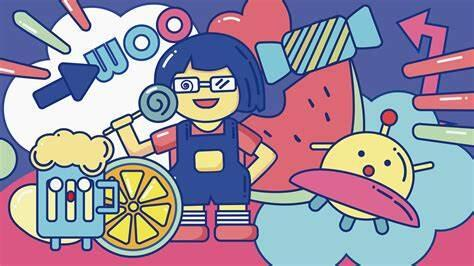
#> input picture pythonProject/tuxi4.jpg, 474 x 266 px, found by its file name
$ python 1.8.py
#> lines starting #> are read from the running program, lines starting #| are printed output that depends on the picture
import cv2
import numpy as np
import matplotlib.pyplot as plt

# 读取图像
image_path = 'tuxi4.jpg'  # 替换为你的图像路径
image = cv2.imread(image_path, cv2.IMREAD_GRAYSCALE)
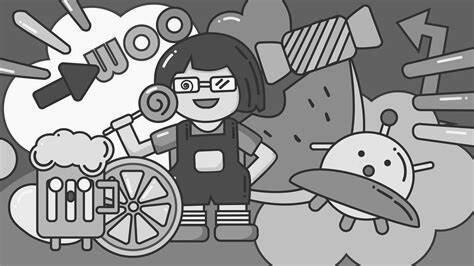
#> image: shape (266, 474); min 0, max 255, mean 147.5

# 检查图像是否成功加载
if image is None:
    print("Error: Unable to load image.")
else:
    # 定义拉普拉斯算子
    laplacian = np.array([[0, 1, 0],
                          [1, -4, 1],
                          [0, 1, 0]], dtype=np.float32)

    # 应用拉普拉斯算子进行锐化
    sharpened = cv2.filter2D(image, -1, laplacian)
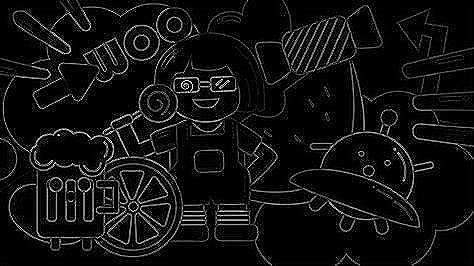
#> sharpened: shape (266, 474); min 0, max 255, mean 17.1


    sharpened_abs = np.absolute(sharpened)
    sharpened_8u = np.uint8(sharpened_abs)

    # 显示原始图像和锐化后的图像
    plt.figure(figsize=(10, 5))

    plt.subplot(1, 2, 1)
    plt.title('Original Image')
    plt.imshow(image, cmap='gray')

    plt.subplot(1, 2, 2)
    plt.title('Sharpened Image using Laplacian')
    plt.imshow(sharpened_8u, cmap='gray')

    plt.show()
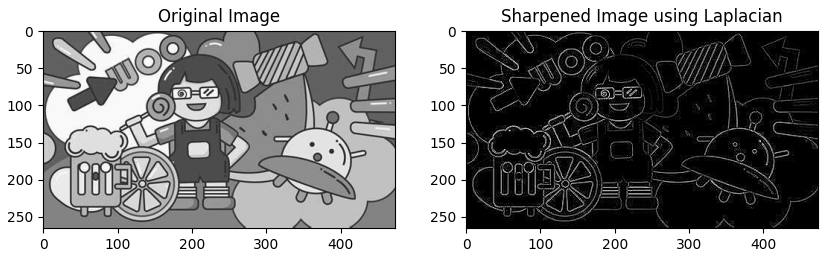
#> figure drawn by matplotlib, 2 panels

$ run again, with pythonProject/tuxi6.jpg copied over pythonProject/tuxi4.jpg
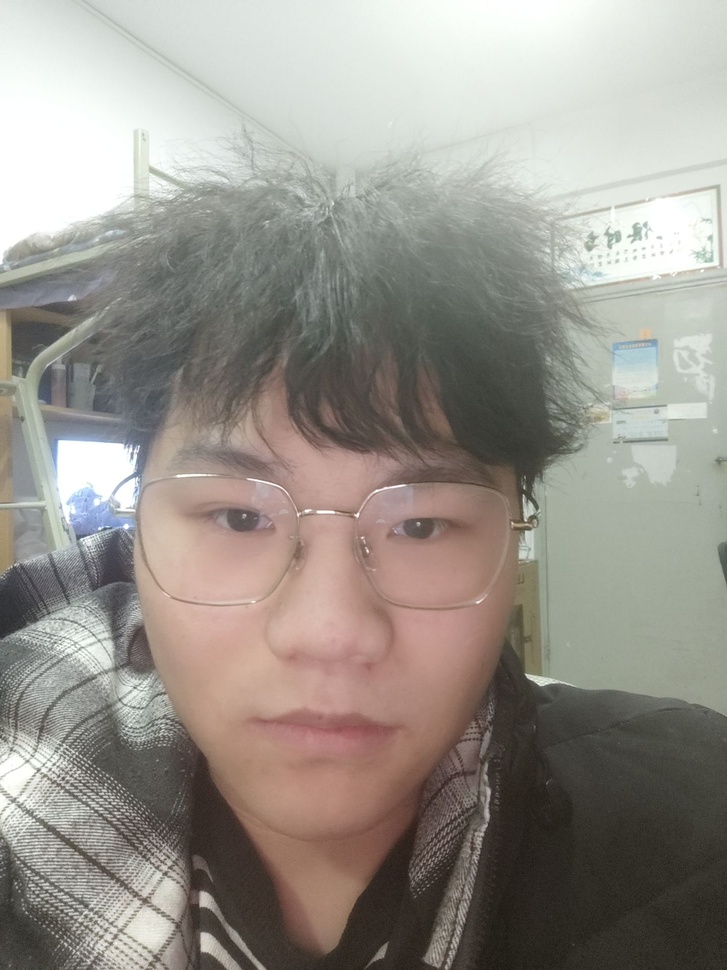
#> input picture pythonProject/tuxi6.jpg, 727 x 970 px, shrunk from 1440 x 1920 before the run, found by its file name
#> `sharpened = cv2.filter2D(image, -1, laplacian)`:
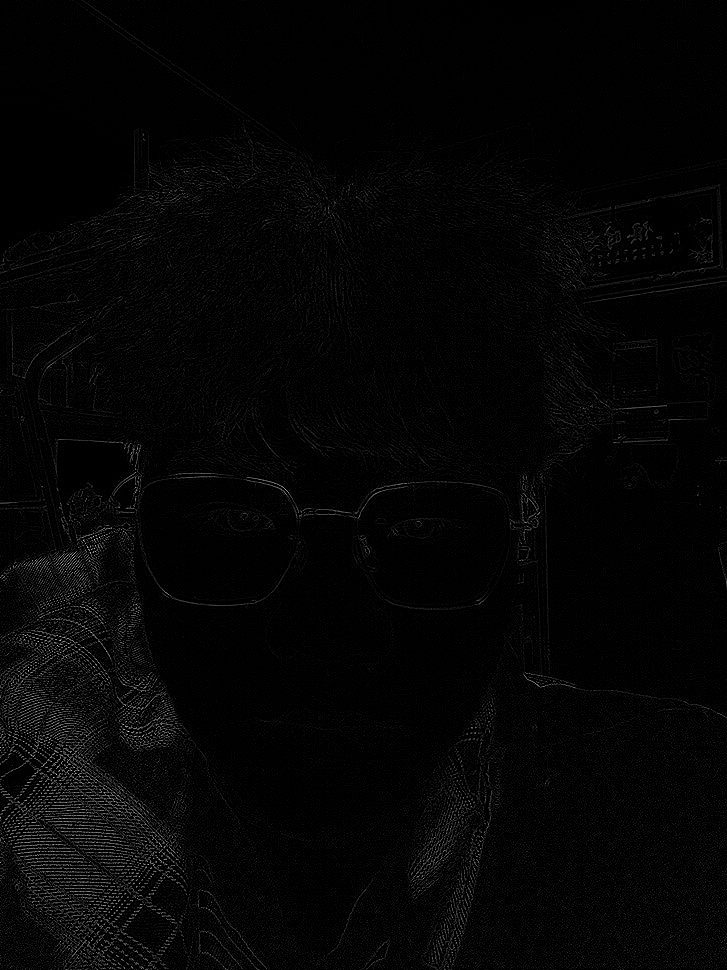
#> sharpened: shape (970, 727); min 0, max 220, mean 5
#> `plt.show()`:
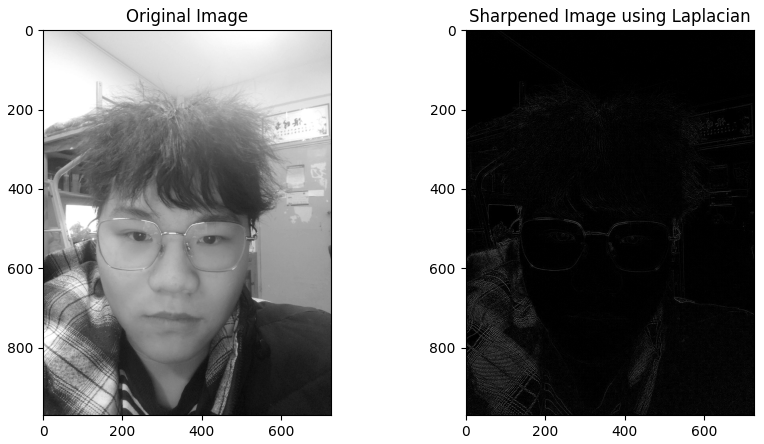
#> figure drawn by matplotlib, 2 panels
